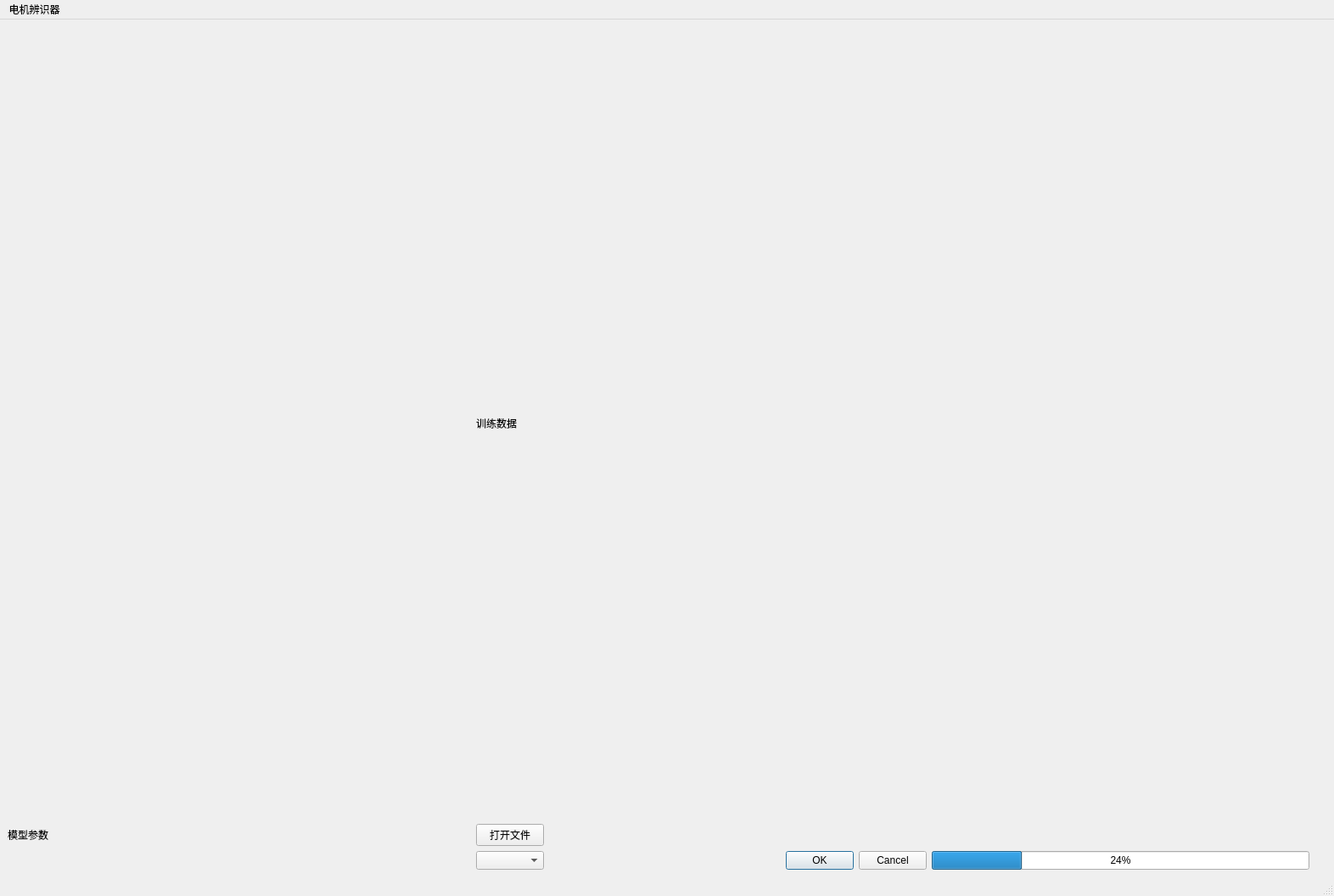
<?xml version="1.0" encoding="UTF-8"?>
<ui version="4.0">
 <class>MainWindow</class>
 <widget class="QMainWindow" name="MainWindow">
  <property name="geometry">
   <rect>
    <x>0</x>
    <y>0</y>
    <width>1572</width>
    <height>1056</height>
   </rect>
  </property>
  <property name="windowTitle">
   <string>MainWindow</string>
  </property>
  <widget class="QWidget" name="centralwidget">
   <layout class="QGridLayout" name="gridLayout">
    <item row="0" column="1">
     <spacer name="horizontalSpacer">
      <property name="orientation">
       <enum>Qt::Horizontal</enum>
      </property>
      <property name="sizeHint" stdset="0">
       <size>
        <width>546</width>
        <height>20</height>
       </size>
      </property>
     </spacer>
    </item>
    <item row="2" column="3">
     <widget class="QDialogButtonBox" name="buttonBox">
      <property name="standardButtons">
       <set>QDialogButtonBox::Cancel|QDialogButtonBox::Ok</set>
      </property>
     </widget>
    </item>
    <item row="2" column="2">
     <widget class="QComboBox" name="comboBox"/>
    </item>
    <item row="0" column="6" rowspan="3">
     <spacer name="verticalSpacer">
      <property name="orientation">
       <enum>Qt::Vertical</enum>
      </property>
      <property name="sizeHint" stdset="0">
       <size>
        <width>20</width>
        <height>930</height>
       </size>
      </property>
     </spacer>
    </item>
    <item row="2" column="5">
     <widget class="QProgressBar" name="progressBar">
      <property name="value">
       <number>24</number>
      </property>
     </widget>
    </item>
    <item row="1" column="1">
     <widget class="QLabel" name="label_2">
      <property name="text">
       <string>模型参数</string>
      </property>
     </widget>
    </item>
    <item row="0" column="2">
     <widget class="QLabel" name="label">
      <property name="text">
       <string>训练数据</string>
      </property>
     </widget>
    </item>
    <item row="1" column="2">
     <widget class="QPushButton" name="pushButton">
      <property name="text">
       <string>打开文件</string>
      </property>
     </widget>
    </item>
   </layout>
  </widget>
  <widget class="QMenuBar" name="menubar">
   <property name="geometry">
    <rect>
     <x>0</x>
     <y>0</y>
     <width>1572</width>
     <height>48</height>
    </rect>
   </property>
   <widget class="QMenu" name="menu">
    <property name="tabletTracking">
     <bool>true</bool>
    </property>
    <property name="title">
     <string>电机辨识器</string>
    </property>
    <property name="toolTipsVisible">
     <bool>true</bool>
    </property>
   </widget>
   <addaction name="menu"/>
  </widget>
  <widget class="QStatusBar" name="statusbar"/>
 </widget>
 <resources/>
 <connections/>
</ui>
